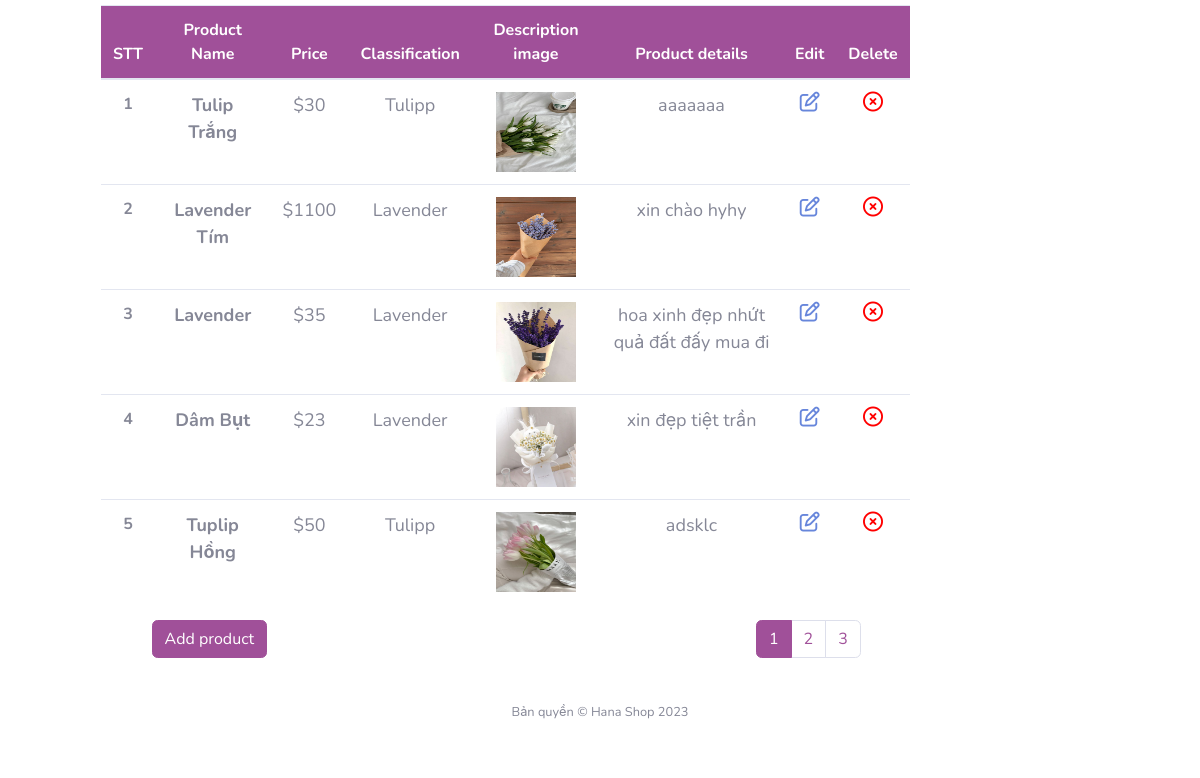
Page /admin/addSanPham.php on the committed database.
### tables this page shows
CREATE TABLE `sanpham` (
  `id_sp` int(11) NOT NULL,
  `id_dm` int(10) NOT NULL,
  `ten_sp` varchar(50) NOT NULL,
  `gia_sp` float NOT NULL,
  `anh_mota` varchar(50) NOT NULL,
  `chitiet_sp` varchar(255) NOT NULL
);

CREATE TABLE `danhmuc` (
  `id_dm` int(11) NOT NULL,
  `name_dm` varchar(20) NOT NULL
);

### admin/addSanPham.php (the view, shortened to what this page needs)
<?php
include_once './includes/header.php';
require_once './config/dbconnect.php';
?>
<body>
<div style="overflow-x:auto; ">
<table class="table table-hover" style="width:80%; margin-left: 10%; margin-top:0.5%;   text-align: center;">
  <thead>
    <tr style = "background-color: #a05099; color:white; margin-left:500px;">
    <th scope="col" >STT</th>
      <th scope="col">Product Name</th>
      <th scope="col">Price</th>
      <th scope="col">Classification</th>
      <th scope="col">Description image </th>
      <th scope="col">Product details </th>
<th scope="col">Edit</th>
      <th scope="col">Delete</th>
    </tr>
  </thead>
  <tbody>
    <?php
    if(isset($_GET['page'])){
        $page = $_GET['page'];
    }else{
      $page = 1;
    }
    $rowPerPage =5;
    $perRow = $page*$rowPerPage-$rowPerPage;
    $sql = "SELECT * from sanpham inner join danhmuc on sanpham.id_dm=danhmuc.id_dm limit $perRow, $rowPerPage";
    $query = mysqli_query($conn, $sql);
    $result=$conn-> query($sql);
    $totalRow = mysqli_num_rows(mysqli_query($conn, "SELECT * from sanpham  ORDER BY id_sp DESC"));
    $totalPage = ceil($totalRow/$rowPerPage);
    $listPage = "";
    for($i=1; $i<=$totalPage; $i++){
        if($page==$i){
          $listPage.='<li class="page-item active"><a href="addSanPham.php?page='.$i.'" class="page-link" >'.$i.' <span class="sr-only">(current)</span></a></li>';
        }else{
          $listPage .='<li class="page-item"><a href="addSanPham.php?page='.$i.'" class="page-link">'.$i.'</a></li>';
        }
    }
    $count=1;
    if ($result-> num_rows > 0){
      while($row = mysqli_fetch_array($query)){
    ?>
    <tr>
      <th scope="row"><?= $count ?> </th>
      <th style="font-size:18px; text-transform: capitalize;"><?= $row['ten_sp'] ?> </th>
      <td style="font-size:18px; text-transform: capitalize;">$<?= $row['gia_sp'] ?> </td>
      <td style="font-size:18px; text-transform: capitalize;"> <?= $row['name_dm'] ?> </td>
      <th> <img src="img/<?= $row['anh_mota'] ?>" alt="" style ="width:80px; height:80px;">  </th>
      <td style="font-size:18px;"><?= $row['chitiet_sp'] ?> </td>
      <td>
        <a href="editSP.php?id_sp=<?= $row['id_sp'] ?>"><i class="fa-regular fa-pen-to-square" style="font-size: 20px; color:#6786db; "></i></a>
</td>
    <td>
      <a href="javascript:void(0);" onclick="confirmDelete(<?=$row['id_sp']?>)"><i class="fa-regular fa-circle-xmark" style="font-size:20px; color:red;"></i></a>
    </td>
    </tr>
    <?php
    $count=$count+1;
      }
    }
    ?>
  </tbody>
</table>
<button type="button" class="btn btn-success" style="margin-left:15%; background-color: #a05099; border: 1px solid #a05099;" data-toggle="modal" data-target="#myModal">Add product</button>
                  <ul class="pagination" style="float:right; margin-right: 150px;">
                      <?php
                      echo $listPage;
                      ?>
                </ul>
</div>
</div>
</body>
<?php
include('includes/footer.php');
?>

### rows in the picture
sanpham: ten_sp "Tulip Trắng", gia_sp "30", id_dm.name_dm "Tulipp", anh_mota (picture), chitiet_sp "aaaaaaa"
sanpham: ten_sp "Lavender Tím", gia_sp "1100", id_dm.name_dm "Lavender", anh_mota (picture), chitiet_sp "xin chào hyhy"
sanpham: ten_sp "Lavender", gia_sp "35", id_dm.name_dm "Lavender", anh_mota (picture), chitiet_sp "hoa xinh đẹp nhứt quả đất đấy mua đi"
sanpham: ten_sp "Dâm Bụt", gia_sp "23", id_dm.name_dm "Lavender", anh_mota (picture), chitiet_sp "xin đẹp tiệt trần"
sanpham: ten_sp "Tuplip Hồng", gia_sp "50", id_dm.name_dm "Tulipp", anh_mota (picture), chitiet_sp "adsklc"
